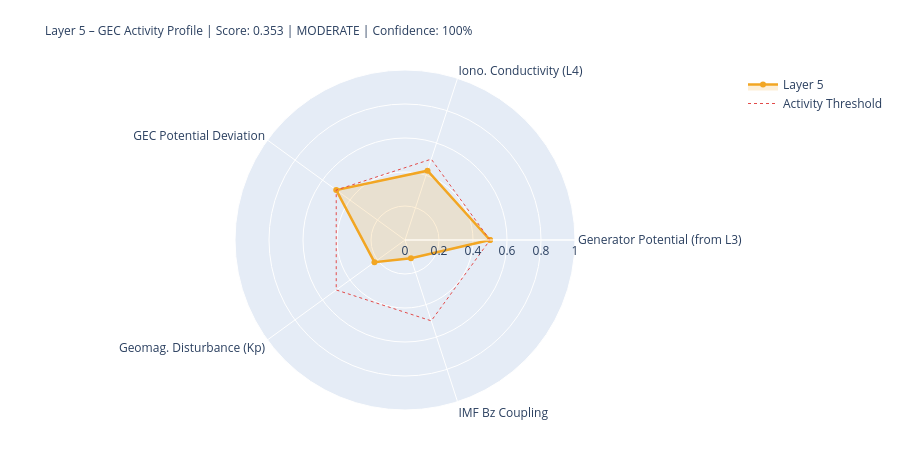

Write notebook code for a chart like this one.
### Markdown cell above
---
## 5. State Assessment & Handoff to Layer 6

### Code cell
# ============================================================
# LAYER-5-SCORE
# ============================================================

# Components
# 1) Generator activity (Layer-3-driven)
gen_score = norm(generator_strength, 0.3, 2.0)
gen_src   = 'from_layer3' if l3_thunder_score is not None else 'estimated'

# 2) Ionospheric conductivity (Layer-4-driven)
iono_score = norm(iono_cond_factor, 0.7, 1.4)
iono_src   = 'from_layer4' if l4_ioniz is not None else 'estimated'

# 3) GEC potential deviation from reference
pot_score = norm(abs(delta_V_pct), 0, 30)  # 0 = at reference, 1 = 30% deviation
pot_src   = 'derived'

# 4) Geomagnetic disturbance (Kp) – modulates vertical currents
kp_score = norm(kp_val, 0, 9)
kp_src   = 'primary' if kp_now is not None else 'from_layer4'

# 5) IMF Bz coupling (southward = stronger M-I coupling → GEC influence)
bz_score = norm(-(bz_now or 0), -5, 30) if bz_now is not None else None
bz_src   = 'primary' if bz_now is not None else 'missing'

COMPONENTS = {
    'Generator Potential (from L3)':  {'score': gen_score,   'source': 'derived_from_layer3', 'dynamic': True},
    'Iono. Conductivity (L4)':      {'score': iono_score,  'source': iono_src, 'dynamic': True},
    'GEC Potential Deviation':      {'score': pot_score,   'source': pot_src,  'dynamic': True},
    'Geomag. Disturbance (Kp)':         {'score': kp_score,    'source': kp_src,   'dynamic': True},
    'IMF Bz Coupling':               {'score': bz_score,    'source': bz_src,   'dynamic': True},
}

available   = {k: v['score'] for k, v in COMPONENTS.items() if v['score'] is not None}
unavailable = [k for k, v in COMPONENTS.items() if v['score'] is None]
layer5_score = round(sum(available.values()) / len(available), 4) if available else None
confidence   = round(len(available) / len(COMPONENTS), 2)
level = ('unknown' if layer5_score is None
         else 'quiet'   if layer5_score < 0.3
         else 'moderate' if layer5_score < 0.6
         else 'active')
dominant_l5 = max(available, key=available.get) if available else 'none'

# Kp consistency: separate 1-min raw value from score value
kp_1m_raw   = kp_now          # directly from API (can be 0.0 during live measurement)
kp_for_score = kp_val          # from Layer-0 context or estimated value if needed
kp_score_src = kp_src

W = 68
print('=' * W)
print('LAYER 5 – GLOBAL ELECTRIC CIRCUIT – STATE ASSESSMENT')
print('=' * W)
for name, comp in COMPONENTS.items():
    s = comp['score']
    if s is not None:
        bar = '█' * int(s*20) + '░' * (20-int(s*20))
        print(f'  {name:<34} {bar}  {s:.3f}  [{comp["source"]}]')
    else:
        print(f'  {name:<34} {"─"*20}  n/a   [missing]')
print('-' * W)
print(f'  Score:         {layer5_score:.3f}  ({len(available)}/{len(COMPONENTS)} components)')
print(f'  Confidence:    {confidence:.0%}')
print(f'  Level:         {level.upper()}')
print(f'  Dominant:      {dominant_l5}')
print(f'  V_iono:        {V_iono_mod:.1f} kV  (Δ {delta_V_pct:+.1f}% vs. Ref)')
print(f'  I_total:       {I_total_mod:.1f} A   (Δ {delta_I_pct:+.1f}% vs. Ref)')
print('=' * W)

# Radar
cats   = list(available.keys())
vals_r = list(available.values())
if len(cats) >= 3:
    fig = go.Figure()
    fig.add_trace(go.Scatterpolar(
        r=vals_r + [vals_r[0]], theta=cats + [cats[0]],
        fill='toself', fillcolor='rgba(242,166,35,0.18)',
        line=dict(color='#F2A623', width=2.5), name='Layer 5'
    ))
    fig.add_trace(go.Scatterpolar(
        r=[0.5]*(len(cats)+1), theta=cats+[cats[0]],
        line=dict(color='#E24B4A', dash='dot', width=1),
        mode='lines', name='Activity Threshold'
    ))
    fig.update_layout(
        title=dict(
            text=f'Layer 5 – GEC Activity Profile | Score: {layer5_score:.3f} | {level.upper()} | Confidence: {confidence:.0%}',
            font=dict(size=12)
        ),
        polar=dict(radialaxis=dict(visible=True, range=[0,1])),
        height=450, showlegend=True,
        margin=dict(l=80, r=80, t=70, b=40)
    )
    fig.show()

### Figure 1 — Plotly figure (JSON) as saved in the notebook; plotly's stock layout.template omitted (floating-point values rounded to 4 significant figures)
{"data": [{"fill": "toself", "fillcolor": "rgba(242,166,35,0.18)", "line": {"color": "#F2A623", "width": 2.5}, "name": "Layer 5", "r": [0.5, 0.4287, 0.5, 0.2222, 0.1134, 0.5], "theta": ["Generator Potential (from L3)", "Iono. Conductivity (L4)", "GEC Potential Deviation", "Geomag. Disturbance (Kp)", "IMF Bz Coupling", "Generator Potential (from L3)"], "type": "scatterpolar"}, {"line": {"color": "#E24B4A", "dash": "dot", "width": 1}, "mode": "lines", "name": "Activity Threshold", "r": [0.5, 0.5, 0.5, 0.5, 0.5, 0.5], "theta": ["Generator Potential (from L3)", "Iono. Conductivity (L4)", "GEC Potential Deviation", "Geomag. Disturbance (Kp)", "IMF Bz Coupling", "Generator Potential (from L3)"], "type": "scatterpolar"}], "layout": {"height": 450, "margin": {"b": 40, "l": 80, "r": 80, "t": 70}, "polar": {"radialaxis": {"range": [0, 1], "visible": true}}, "showlegend": true, "title": {"font": {"size": 12}, "text": "Layer 5 – GEC Activity Profile | Score: 0.353 | MODERATE | Confidence: 100%"}}}
